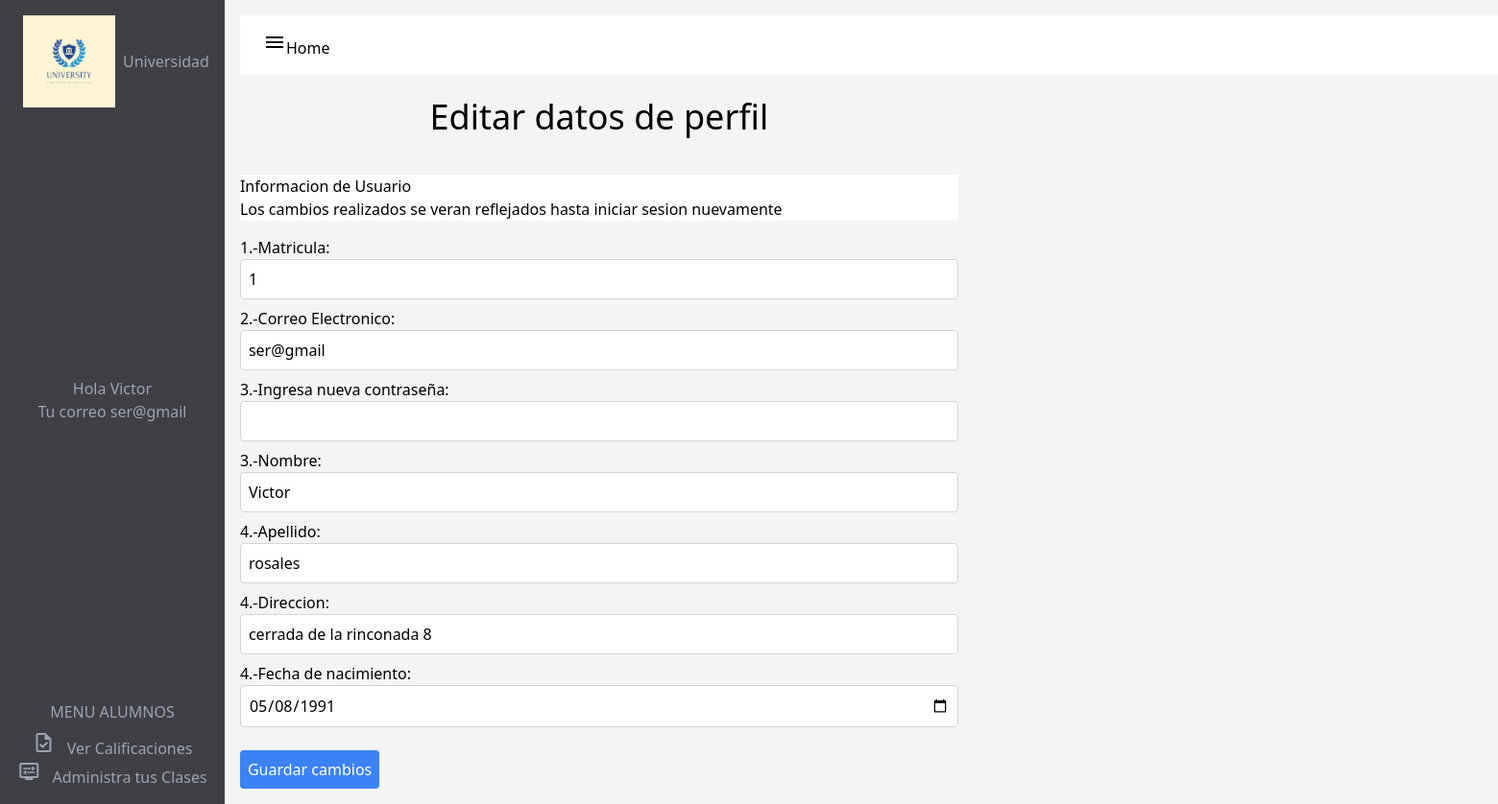
The app's page /edit-perfil-alumno (signed in) with its own data.
### tables this page shows
CREATE TABLE `alumnos` (
  `id` int(11) NOT NULL,
  `matricula` varchar(255) NOT NULL,
  `correo` varchar(255) NOT NULL,
  `contrasena` varchar(255) NOT NULL,
  `nombre` varchar(255) NOT NULL,
  `apellido` varchar(255) NOT NULL,
  `direccion` varchar(255) DEFAULT NULL,
  `fecha_nacimieno` date DEFAULT NULL,
  `id_rol` int(11) DEFAULT NULL
);

### controllers/AlumnoController.php (called while the page is built, shortened)
<?php
require_once($_SERVER["DOCUMENT_ROOT"] . "/models/AlumnoModel.php");
class AlumnoController
{
    public function EditPerfilAlumno($id)
    {
        $alumno = new Alumno();
        $data = $alumno->EditPerfilAlumno($id);
        include($_SERVER['DOCUMENT_ROOT'] . "/views/viewsEstudiante/EditePerfil.php");
    }
}

### models/AlumnoModel.php (called while the page is built, shortened)
<?php
require_once($_SERVER["DOCUMENT_ROOT"] . "/basedata/Data.php");
class Alumno
{
    private $connection;
    public function __construct()
    {
        $data = new Data();
        $this->connection = $data->connect();
    }
    public function EditPerfilAlumno($id)
    {
        $stmt = $this->connection->prepare("SELECT * FROM alumnos WHERE id = :id");
        $stmt->bindParam(':id', $id, PDO::PARAM_INT);
        $stmt->execute();
        $data = $stmt->fetch(PDO::FETCH_ASSOC);
        return $data;
    }
}

### basedata/Data.php (called while the page is built)
<?php
class Data
{
    private $host, $username, $password, $dbname, $dsn, $pdo;
    public function __construct()
    {
        $this->host = "localhost";
        $this->username = "root";
        $this->password = "";
        $this->dbname = "universidad";
        $this->dsn = "mysql:host=$this->host;dbname=$this->dbname";
    }
    public function connect()
    {
        $options = [PDO::ATTR_ERRMODE, PDO::ERRMODE_EXCEPTION];
        try {
            $this->pdo = new PDO($this->dsn, $this->username, $this->password, $options);
            return $this->pdo;
        } catch (PDOException $e) {
            echo "Error: " . $e->getMessage();
        }
    }
}

### views/viewsEstudiante/EditePerfil.php (the view, shortened to what this page needs)
<?php
$userData = $_SESSION['user'];
?>
<!DOCTYPE html>
<html lang="en">
<head>
    <script src="https://cdn.tailwindcss.com"></script>
</head>
<body class="flex bg-gray-100">
    <section id="bloque" class="bg-zinc-700 text-gray-400 h-screen flex flex-col justify-between p-4">
        <section id="logo" class="flex items-center">
            <img src="/img/logo.jpg" alt="" class="w-24 mx-2">
            <h2 class="text-center">Universidad</h2>
        </section>
        <section id="admin" class="text-center">
            <h2>Hola <?php echo $userData['nombre']; ?></h2>
            <p>Tu correo <?php echo $userData['correo']; ?></p>
        </section>
        <section id="cuerpo" class="mt-2">
            <h2 class="text-center mb-2">MENU ALUMNOS</h2>
            <div class="flex flex-col items-center">
                <div>
                    <span class="material-symbols-outlined">
                    </span>
                    <a href="/calificaciones-alumno" class="ml-2">Ver Calificaciones</a>
                </div>
                <div>
                    <span class="material-symbols-outlined">
                    </span>
                    <a href="/clases-alumno" class="ml-2">Administra tus Clases</a>
                </div>
            </div>
        </section>
    </section>
    <section class="w-1/2 p-4">
        <section id="home" class="flex w-full bg-white p-4 " style="width: 1450px;">
            <div>
                <a href="/home-alumnos" class="ml-2"><span class="material-symbols-outlined">menu</span>Home</a>
            </div>
        </section>
        <section id="Dashboard" class="mb-4">
            <h1 class="text-center text-4xl text-black p-6">Editar datos de perfil</h1>
        </section>
        <section id="bienvenido" class="w-full bg-white p- max-w-screen-xl">
            <h6 class="text-left">Informacion de Usuario</h6>
            <p class="text-left">Los cambios realizados se veran reflejados hasta iniciar sesion nuevamente</p>
        </section>
        <section>
            <form action="/perfil-alumno-update" method="post" class="mt-4">
                <div class="mb-2">
                    <label class="block">1.-Matricula:</label>
                    <input type="text" name="matricula" value="<?= $userData['matricula']; ?>" class="border border-gray-300 w-full rounded p-2">
                </div>
                <div class="mb-2">
                    <label class="block">2.-Correo Electronico:</label>
                    <input type="text" name="correo" value="<?= $userData['correo']; ?>" class="border border-gray-300 w-full rounded p-2">
                </div>
                <div class="mb-2">
                    <label class="block">3.-Ingresa nueva contraseña:</label>
                    <input type="text" name="contrasena" class="border border-gray-300 w-full rounded p-2">
                </div>
                <div class="mb-2">
                    <label class="block">3.-Nombre:</label>
                    <input type="text" name="nombre" value="<?= $userData['nombre']; ?>" class="border border-gray-300 w-full rounded p-2">
                </div>
                <div class="mb-2">
                    <label class="block">4.-Apellido:</label>
                    <input type="text" name="apellido" value="<?= $userData['apellido']; ?>" class="border border-gray-300 w-full rounded p-2">
                </div>
                <div class="mb-2">
                    <label class="block">4.-Direccion:</label>
                    <input type="text" name="direccion" value="<?= $userData['direccion']; ?>" class="border border-gray-300 w-full rounded p-2">
                </div>
                <div class="mb-2">
                    <label class="block">4.-Fecha de nacimiento:</label>
                    <input type="date" name="fecha_nacimieno" value="<?= $userData['fecha_nacimieno']; ?>" class="border border-gray-300 w-full rounded p-2">
                </div>
                <button type="submit" name="guardar" class="bg-blue-500 hover:bg-blue-600 text-white rounded p-2 mt-4">
                    Guardar cambios
                </button>
            </form>
        </section>
    </section>
</body>
</html>

### records on screen
alumnos: nombre "Victor", correo "ser@gmail", matricula "1", apellido "rosales", direccion "cerrada de la rinconada 8", fecha_nacimieno "05/08/1991"
